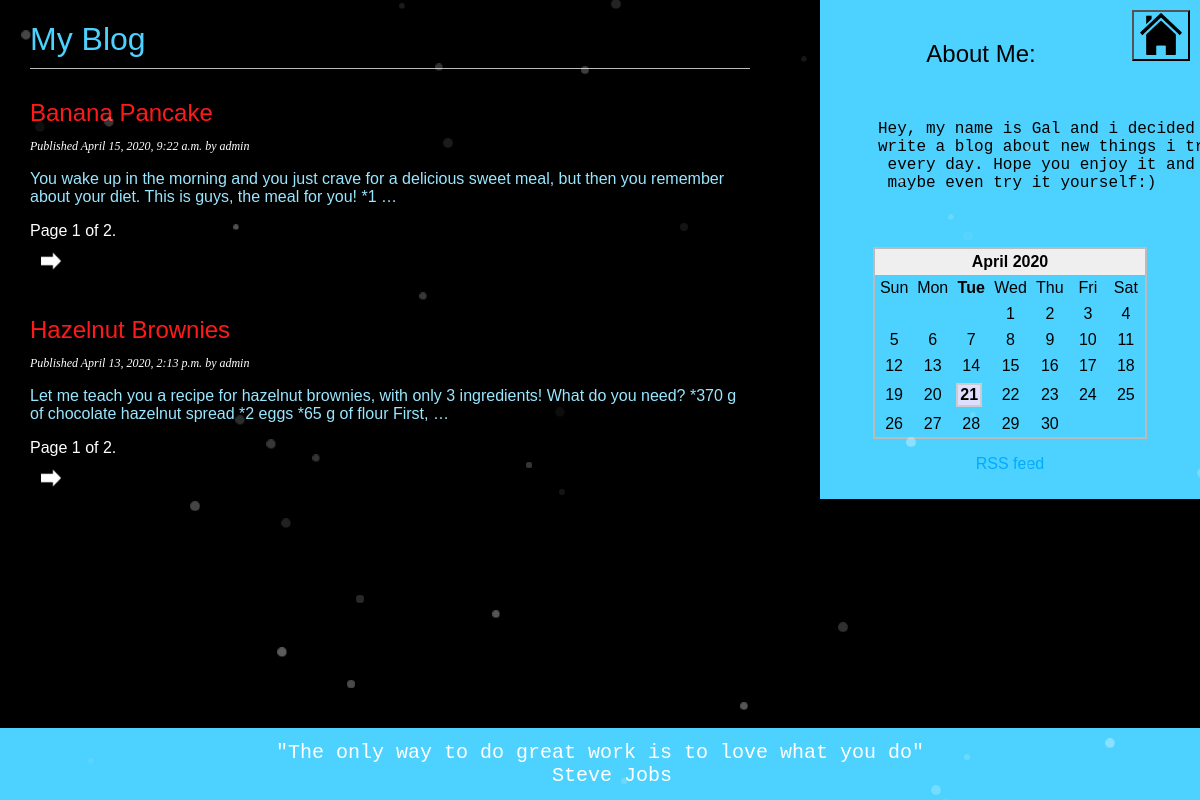
The page / on the database its author committed.
### blog/models.py (models this page shows, shortened)
class Post(models.Model):
   STATUS_CHOICES = (
       ('draft', 'Draft'),
       ('published', 'Published'),
   )
   title = models.CharField(max_length=250)
   slug = models.SlugField(max_length=250,
                           unique_for_date='publish')
   author = models.ForeignKey(User,
                              on_delete=models.CASCADE,
                              related_name='blog_posts')
   body = models.TextField()
   publish = models.DateTimeField(default=timezone.now)
   created = models.DateTimeField(auto_now_add=True)
   updated = models.DateTimeField(auto_now=True)
   status = models.CharField(max_length=10,
                             choices=STATUS_CHOICES,
                             default='draft')
   objects = models.Manager() # The default manager.
   published = PublishedManager() # The custom manager.
   class Meta:
       ordering = ('-publish',)
   def get_absolute_url(self):
       args=[
           self.publish.year,
           self.publish.month,
           self.publish.day,
           self.slug,
           ]
       return reverse('blog:post_detail', args=args)

### blog/views.py (the view)
# urls.py: path('', views.post_list, name='post_list'),
def post_list(request):
   object_list = Post.published.all()
   paginator = Paginator(object_list, 2) # 2 posts in each page
   page = request.GET.get('page')
   try:
       posts = paginator.page(page)
   except PageNotAnInteger:
       posts = paginator.page(1)
   except EmptyPage:
       posts = paginator.page(paginator.num_pages)
   return render(request,
                 'blog/post_list.html',
                 {'page': page,
                  'posts': posts})

### blog/models.py (called while the page is built)
   def get_queryset(self):
       return super().get_queryset().filter(status='published')

### blog/templates/blog/post_list.html (shortened to what this page needs)
{% extends "base.html" %}
{% block content %}
 <h1 style="color:#4dd2ff">My Blog </h1>
 {% for post in posts %}
   <h2>
     <a href="{{ post.get_absolute_url }}" style="color:#ff1a1a">
       {{ post.title }}
     </a>
   </h2>
   <p class="date" style="color:#FFFFFF">
     Published {{ post.publish }} by {{ post.author }}
   </p>
   {{ post.body|truncatewords:30|linebreaks }}
 {% include "pagination.html" with page=posts %}
 <div class="footer">
  <pre style="color:white"><font size="5">"The only way to do great work is to love what you do"
  Steve Jobs</font></pre>
</div>
 {% endfor %}
{% endblock %}

### blog/templates/base.html (shortened to what this page needs)
{% load static %}
<!DOCTYPE html>
<html>
<head>
 <link href="{% static 'css/blog.css' %}" rel="stylesheet">
</head>
<body class="a" style="background:#000000">
 <div id="content" style="color:#99e6ff">
   {% block content %}
   {% endblock %}
 </div>
 <div class="sidebar" id="sidebar" height="2000"
  width="200" style="background:#4dd2ff" >
  <button style="background-color:#4dd2ff;float: right;">
     	<a style="color:white" href="http://127.0.0.1:8000/">
     		<img src="{% static "images/home.png" %}" / height="42" width="42">
     	</a>
  </button>
   <center><h2  class="a" style="color:black">About Me:</h2></center>
   	 <br></br>
     <font size="4"><pre  class="a" style="color:black">
     Hey, my name is Gal and i decided to
     write a blog about new things i try
      every day. Hope you enjoy it and
      maybe even try it yourself:)</pre></font>
<head>
</head>
<body>
<br></br>
<center>
<p><a href="{% url "blog:post_feed" %}" title="Subscribe to my RSS feed">RSS feed</a></p>
</center>
</body>
</html>
 </body>
<div id="snowflakeContainer">
  <span class="snowflake"></span>
</div>
</body>
</html>

### blog/templates/pagination.html (shortened to what this page needs)
<div class="pagination">
 <span class="step-links">
   <span class="current" style="color:#FFFFFF">
     Page {{ page.number }} of {{ page.paginator.num_pages }}.
   </span>
     {% if page.has_next %}
       <br><a href="?page={{ page.next_page_number }}" style="color:#4dd2ff"><img src="static/images/next.png" / height="42" width="42"></a></br>
     {% endif %}
 </span>
</div>

### blog/static/css/blog.css (style rules this page uses)
body { margin:0; padding:0; font-family:helvetica, sans-serif; }
a { color:#00abff; text-decoration:none; }
h1 { font-weight:normal; border-bottom:1px solid #bbb; padding:0 0 10px 0; }
h2 { font-weight:normal; margin:30px 0 0; }
#content { float:left; width:60%; padding:0 0 0 30px; }
#sidebar { float:right; width:30%; padding:10px; background:#efefef; height:100%; }
p.date { color:#ccc; font-family: georgia, serif; font-size: 12px; font-style: italic; }
.snowflake { position: fixed; background-color: #CCC; user-select: none; z-index: 1000; pointer-events: none; border-radius: 50%; width: 10px; height: 10px; }
p, h2, h1, span { font-family: "Comic Sans MS", cursive, sans-serif; }

### blog/templates/blog/post_list.html (style rules this page uses)
.footer { position: fixed; left: 0; bottom: 0; width: 100%; background-color: #4dd2ff; color: white; text-align: center; }

### blog/templates/base.html (style rules this page uses)
h2.a,p.a { font-family: "Comic Sans MS", cursive, sans-serif; }
#snowflakeContainer { position: absolute; left: 0px; top: 0px; display: none; }
.snowflake { position: fixed; background-color: #FFFFFF; user-select: none; z-index: 1000; pointer-events: none; border-radius: 50%; width: 10px; height: 10px; }

### rows shown on the page
Post: title "Banana Pancake", publish "April 15, 2020, 9:22 a.m.", author "admin", body "You wake up in the morning and you just crave for a delicious sweet meal, but then you remember about your diet. This is guys, the meal for you! *1 …", number "1", paginator.num_pages "2"
Post: title "Hazelnut Brownies", publish "April 13, 2020, 2:13 p.m.", author "admin", body "Let me teach you a recipe for hazelnut brownies, with only 3 ingredients! What do you need? *370 g of chocolate hazelnut spread *2 eggs *65 g of flour First, …", number "1", paginator.num_pages "2"
